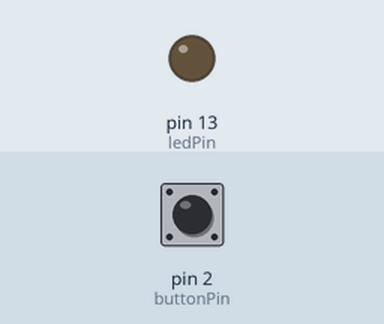
Simulated run of this sketch. Board: Arduino Uno, built with avr-gcc and run on an emulated ATmega328P. On the bench: output pins drawn as LEDs (lit = HIGH). Dashed ring = blinking. Inputs (shaded band) come from the test bench; at power-on: pin 2 (buttonPin) LOW.

Above: at 1.2 s.
1.3 s: pin 2 (buttonPin) pulled HIGH for 1 s
At 1.55 s:
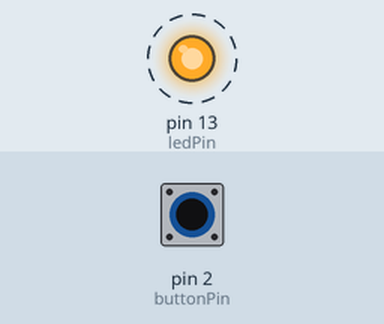
4.3 s: pin 2 (buttonPin) pulled HIGH for 3.2 s
At 7.9 s:
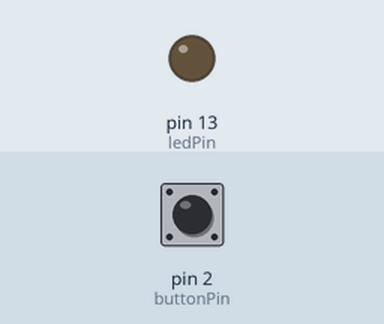
Timing chart, 0 to 9.4 s (numbered marks = the images above; inputs shaded):
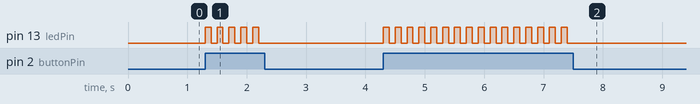

Measured:
- after the input at 1.3 s, pin 13 (ledPin): alternates HIGH for 0.10 s and LOW for 0.10 s, 10 changes in all, then stays LOW, starting at once
- after the input at 4.3 s, pin 13 (ledPin): alternates HIGH for 0.10 s and LOW for 0.10 s, 32 changes in all, then stays LOW, starting at once

The sketch:

step04.ino
```cpp
const int buttonPin = 2;     // the number of the pushbutton pin
const int ledPin =  13;      // the number of the LED pin

// variables will change:
int buttonState = 0;         // variable for reading the pushbutton status
int delaytime=100;

void setup() {
  // initialize the LED pin as an output:
  pinMode(ledPin, OUTPUT);
  // initialize the pushbutton pin as an input:
  pinMode(buttonPin, INPUT);

}

void loop() {
  // read the state of the pushbutton value:
  buttonState = digitalRead(buttonPin);

  // check if the pushbutton is pressed. If it is, the buttonState is HIGH:

  if (buttonState == HIGH) {
    // turn LED on:
    digitalWrite(ledPin, HIGH);
    delay(delaytime);
    digitalWrite(ledPin, LOW);
    delay(delaytime);
  } else {
    // turn LED off:
    digitalWrite(ledPin, LOW);
  }
}
```
